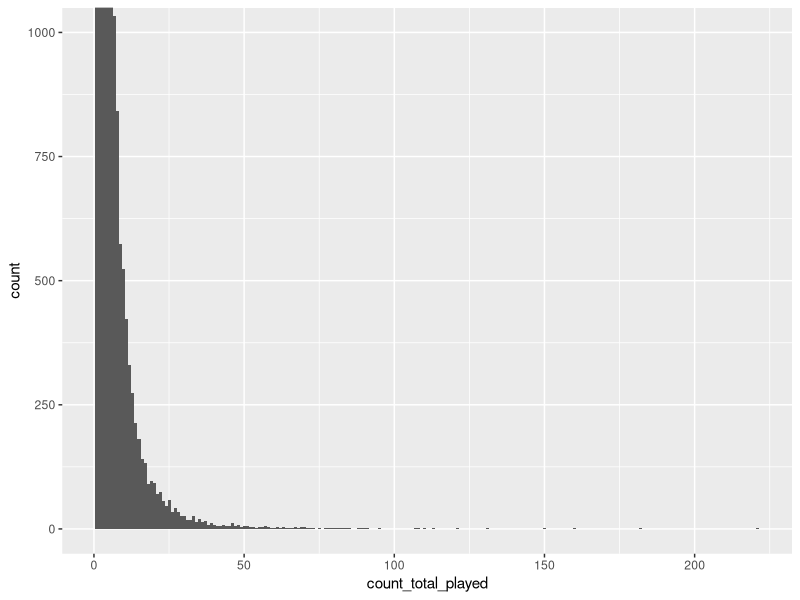
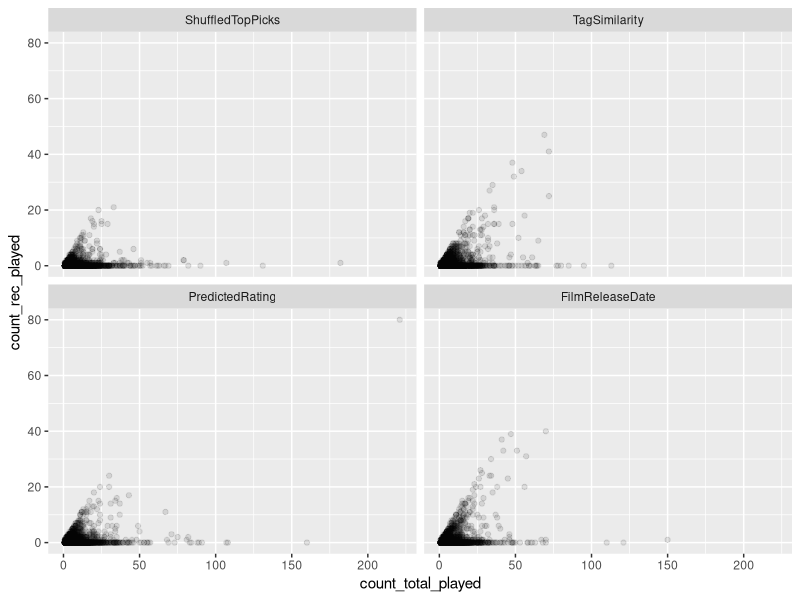
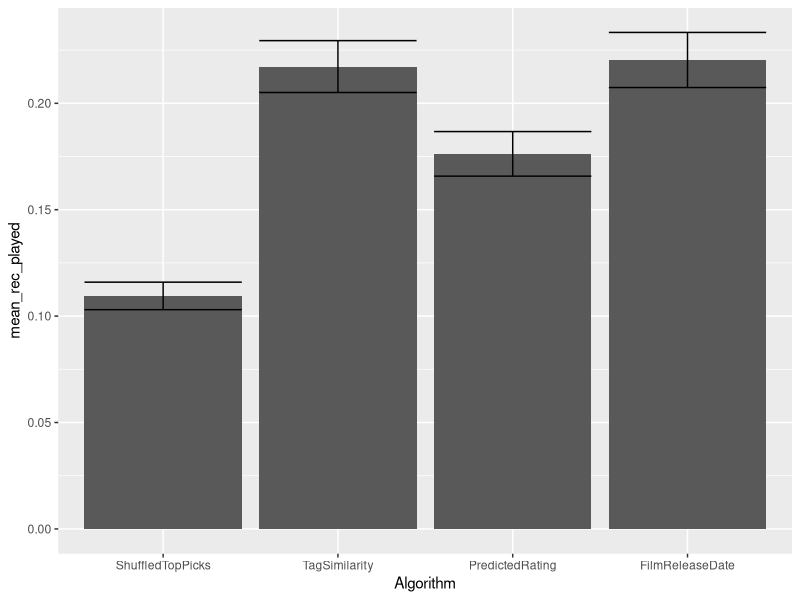

Write the R code that produced these figures, in order.
## ---- chunk 1
library(tidyverse)
## ---- chunk 2
conditions <- c("ShuffledTopPicks", "TagSimilarity", "PredictedRating", "FilmReleaseDate")
trailer_activities <- readr::read_csv("trailer_activities.csv",
                                          col_types = cols_only(
                                            userId = col_character(),
                                            loginId = col_character(),
                                            Algorithm = col_factor(conditions, ordered = TRUE),
                                            count_total_played = col_integer(),
                                            count_rec_played = col_double()
                                          ))
trailer_activities
## ---- chunk 3
ggplot(trailer_activities, mapping=aes(x=count_total_played)) +
  geom_histogram(binwidth=1) +
  coord_cartesian(ylim = c(0, 1000))
## ---- chunk 4
ggplot(trailer_activities, mapping=aes(x=count_total_played, y=count_rec_played)) +
  geom_point(alpha=0.1) +
  facet_wrap(~ Algorithm)
## ---- chunk 5
trailer_activities_summary <- trailer_activities %>% 
  group_by(Algorithm) %>% 
  summarise(
    total_played = n(),
    mean_rec_played = mean(count_rec_played),
    max_rec_played = max(count_rec_played),
    min_rec_played = min(count_rec_played),
    std_err_rec_played = sd(count_rec_played)/sqrt(n())
  )
trailer_activities_summary
## ---- chunk 6
ggplot(trailer_activities_summary, aes(x = Algorithm, y = mean_rec_played)) +
  geom_col() + 
  geom_errorbar(aes(ymin = mean_rec_played - std_err_rec_played, ymax = mean_rec_played + std_err_rec_played))
